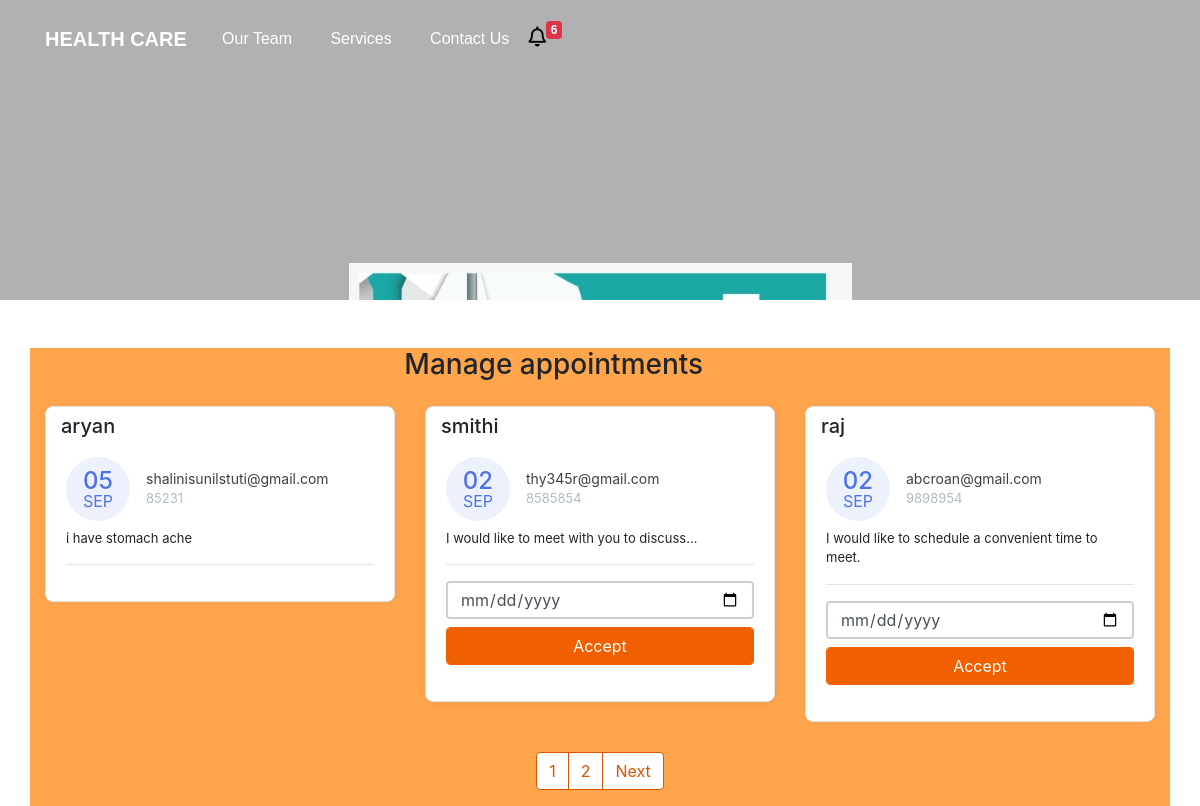
The page /manage-appointments/ on the database its author committed.
### doctor/models.py (models this page shows, shortened)
class Appointment(models.Model):
    first_name = models.CharField(max_length=50)
    last_name = models.CharField(max_length=50)
    email = models.CharField(max_length=50)
    phone = models.CharField(max_length=50)
    request = models.TextField(blank=True)
    sent_date = models.DateField(auto_now_add=True)
    accepted = models.BooleanField(default=False)
    accepted_date = models.DateField(auto_now_add=False, null=True, blank=True)
    class Meta:
        ordering = ["-sent_date"]

### doctor/views.py (the view, shortened to what this page needs)
# urls.py: path("manage-appointments/", ManageAppointmentTemplateView.as_view(), name="manage"),
class ManageAppointmentTemplateView(ListView):
    template_name = "manage-appointments.html"
    model = Appointment
    context_object_name = "appointments"
    login_required = True
    paginate_by = 3
    def get_context_data(self,*args, **kwargs):
        context = super().get_context_data(*args, **kwargs)
        appointments = Appointment.objects.all()
        context.update({
            "title":"Manage Appointments"
        })
        return context

### templates/manage-appointments.html (shortened to what this page needs)
{% extends 'base.html' %}
{% block content %}
    <div class="container mt-5" style="background: rgb(255, 166, 77)">
        <div class="col-11 text-center mt-4 mb-4">
            <h3>
                Manage appointments
            </h3>
        </div>
        <div class="row">
        {% for app in appointments %}
            <div class="col-lg-4">
                <div class="card card-margin">
                    <div class="card-header no-border">
                        <h5 class="card-title">{{app.first_name}} </h5>
                    </div>
                    <div class="card-body pt-0">
                        <div class="widget-49">
                            <div class="widget-49-title-wrapper">
                                <div class="widget-49-date-primary">
                                    <span class="widget-49-date-day">{{app.sent_date|date:"d"}}</span>
                                    <span class="widget-49-date-month">{{app.sent_date|date:"M"}}</span>
                                </div>
                                <div class="widget-49-meeting-info">
                                    <span class="widget-49-pro-title">{{app.email}}</span>
                                    <span class="widget-49-meeting-time">{{app.phone}}</span>
                                </div>
                            </div>
                            <div class="widget-49-meeting-points">
                                <span>{{app.request}}</span>
                            </div>
                            <hr class="w-100">
                            {% if app.accepted == False %}
                            <form method="POST" action="{% url 'manage' %}">
                            <div class="form-group">
                                <input type="date" name="date" class="form-control mb-2"
                                    placeholder="dd-mm-yyyy" value=""
                                    min="1997-01-01" max="2030-12-31">
                                <input class="btn-block btn-primary form-control" type="submit" value="Accept">
                            </div>
                            </form>
                            {% endif %}
                        </div>
                    </div>
                </div>
            </div>
        {% endfor %}
        </div>
        {% if is_paginated %}
        <div class="wrapper">
            <nav aria-label="Page navigation example">
                <ul class="pagination">
                    {% for number in page_obj.paginator.page_range %}
                    <li class="page-item"><a class="page-link" href="?page={{number}}">{{number}}</a></li>
                    {% endfor %}
                    {% if page_obj.has_next %}
                    <li class="page-item"><a class="page-link" href="?page={{page_obj.prebious_page_number}}">Next</a></li>
                    {% endif %}
                </ul>
            </nav>
        </div>
        {% endif %}
{% endblock content %}

### templates/base.html (shortened to what this page needs)
{% load static %}
<!DOCTYPE html>
<html lang="en">
<head>
  <link href="{% static 'css/bootstrap.min.css' %}" rel="stylesheet">
  <link rel="stylesheet" href="https://cdnjs.cloudflare.com/ajax/libs/font-awesome/5.15.3/css/all.min.css" />
  <link rel="stylesheet" href="{% static 'css/styles.css' %}" />
</head>
<body>
  <div class="header" style="background: rgb(255, 166, 77)
 {% if  "appointment" in request.path %}
  max-height:300px!important;min-height:300px!important;
  {% endif %} "
  >
    <nav class="navbar navbar-dark navbar-expand-md navigation-clean-search">
        <div class="container"><a class="navbar-brand" href="#">HEALTH CARE </a>
            <div class="collapse navbar-collapse"
                id="navcol-1">
                <ul class="nav navbar-nav">
                    <li class="nav-item" role="presentation">
                        <a class="nav-link active" href="#team">Our Team</a>
                    </li>
                    <li class="nav-item" role="presentation">
                        <a class="nav-link active" href="#services">Services</a>
                    </li>
                    <li class="nav-item" role="presentation">
                        <a class="nav-link active" href="#contact">Contact Us</a>
                    </li>
                  <li class="nav-item" role="presentation">
                    <a href="manage-appointments.html" style="float: left;cursor:pointer;" aria-expanded="true" title="You Have 6 New Appointments">
                      <i class="far fa-bell" style="font-size: 20px; float: left; color: black">
                      </i>
                  </a>
                  <span class="badge badge-danger">6</span>
                </li>
                </ul>
            </div>
        </div>
    </nav>
</div>
{% block content %}{% endblock content %}
</body>
</html>

### static/css/styles.css (style rules this page uses)
.header { background: rgb(177, 177, 177) url("img/header.png") no-repeat fixed center; min-height: 1000px; font-family:'Source Sans Pro', sans-serif; }
@media (min-width:768px) { .header { padding-bottom:120px; } }
.header .navbar { background:transparent; padding-top:.75rem; padding-bottom:.75rem; color:#fff; border-radius:0; box-shadow:none; border:none; }
@media (min-width:768px) { .header .navbar { padding-top:1rem; padding-bottom:1rem; } }
.header .navbar .navbar-brand { font-weight:bold; color:inherit; }
.header .navbar .navbar-collapse { border-top:1px solid rgba(255,255,255,0.3); margin-top:.5rem; }
@media (min-width:768px) { .header .navbar .navbar-collapse { border-color:transparent; margin:0; } }
.header .navbar .navbar-nav a.active, .header .navbar .navbar-nav > .show .dropdown-item { background:none; box-shadow:none; }
@media (min-width: 768px) { .header .navbar-nav .nav-link { padding-left:.7rem; padding-right:.7rem; } }
@media (min-width: 992px) { .header .navbar-nav .nav-link { padding-left:1.2rem; padding-right:1.2rem; } }
.form-control { box-shadow: none !important; outline: none !important; border: 2px solid #cecece; height: 38px; }
.title-box .border,.btn-primary,.back-to-top, .logo i,.question-q-box,.social-circle li a:hover { background-color: #f16000 !important; }
.btn-primary { border: 1px solid #f16000 !important; }
@media (min-width: 768px) { .navbar-nav>li>a { padding-top: 10px; padding-bottom: 10px; } }

### rows shown on the page
Appointment: first_name "aryan", sent_date "05", sent_date "SEP", email "shalinisunilstuti@gmail.com", phone "85231", request "i have stomach ache"
Appointment: first_name "smithi", sent_date "02", sent_date "SEP", email "thy345r@gmail.com", phone "8585854", request "I would like to meet with you to discuss…"
Appointment: first_name "raj", sent_date "02", sent_date "SEP", email "abcroan@gmail.com", phone "9898954", request "I would like to schedule a convenient time to meet."

### other values the page prints
{{ number }} "1" "2"
